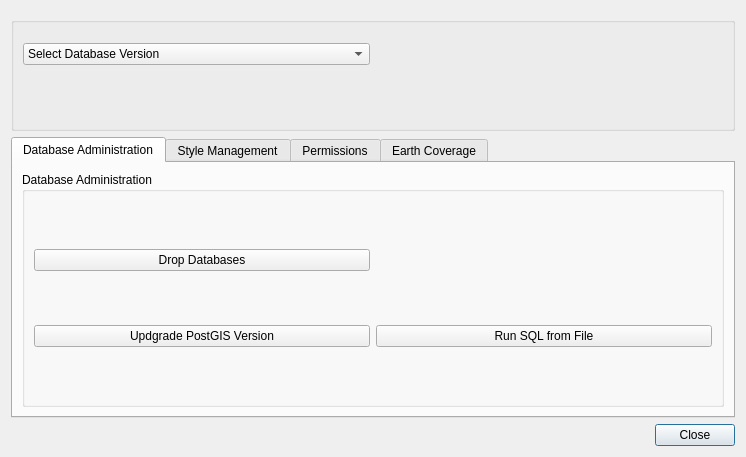
<?xml version="1.0" encoding="UTF-8"?>
<ui version="4.0">
 <class>BatchDbManager</class>
 <widget class="QDialog" name="BatchDbManager">
  <property name="geometry">
   <rect>
    <x>0</x>
    <y>0</y>
    <width>746</width>
    <height>457</height>
   </rect>
  </property>
  <property name="sizePolicy">
   <sizepolicy hsizetype="Preferred" vsizetype="MinimumExpanding">
    <horstretch>0</horstretch>
    <verstretch>0</verstretch>
   </sizepolicy>
  </property>
  <property name="windowTitle">
   <string>Manage Databases from a Server</string>
  </property>
  <layout class="QGridLayout" name="gridLayout_8">
   <item row="3" column="0">
    <layout class="QGridLayout" name="gridLayout">
     <item row="0" column="1">
      <widget class="QPushButton" name="closePushButton">
       <property name="text">
        <string>Close</string>
       </property>
      </widget>
     </item>
     <item row="0" column="0">
      <spacer name="horizontalSpacer">
       <property name="orientation">
        <enum>Qt::Horizontal</enum>
       </property>
       <property name="sizeHint" stdset="0">
        <size>
         <width>556</width>
         <height>20</height>
        </size>
       </property>
      </spacer>
     </item>
    </layout>
   </item>
   <item row="1" column="0">
    <widget class="QgsCollapsibleGroupBox" name="mGroupBox">
     <property name="sizePolicy">
      <sizepolicy hsizetype="MinimumExpanding" vsizetype="Maximum">
       <horstretch>0</horstretch>
       <verstretch>0</verstretch>
      </sizepolicy>
     </property>
     <property name="maximumSize">
      <size>
       <width>16777215</width>
       <height>400</height>
      </size>
     </property>
     <property name="toolTip">
      <string>Click to hide database selection</string>
     </property>
     <property name="saveCollapsedState" stdset="0">
      <bool>false</bool>
     </property>
     <layout class="QGridLayout" name="gridLayout_12">
      <property name="topMargin">
       <number>20</number>
      </property>
      <item row="0" column="0">
       <widget class="QComboBox" name="edgvComboFilter">
        <property name="sizePolicy">
         <sizepolicy hsizetype="MinimumExpanding" vsizetype="Fixed">
          <horstretch>0</horstretch>
          <verstretch>0</verstretch>
         </sizepolicy>
        </property>
        <item>
         <property name="text">
          <string>Select Database Version</string>
         </property>
        </item>
        <item>
         <property name="text">
          <string>Load Database Model EDGV Version 2.1.3</string>
         </property>
        </item>
        <item>
         <property name="text">
          <string>Load Database Model EDGV Version 2.1.3 Pro</string>
         </property>
        </item>
        <item>
         <property name="text">
          <string>Load Database Model EDGV Version 3.0</string>
         </property>
        </item>
        <item>
         <property name="text">
          <string>Load Database Model EDGV Version 3.0 Pro</string>
         </property>
        </item>
        <item>
         <property name="text">
          <string>Load Database Model EDGV Version FTer_2a_Ed</string>
         </property>
        </item>
        <item>
         <property name="text">
          <string>Load Other Database Models</string>
         </property>
        </item>
       </widget>
      </item>
      <item row="0" column="1">
       <spacer name="horizontalSpacer_2">
        <property name="orientation">
         <enum>Qt::Horizontal</enum>
        </property>
        <property name="sizeType">
         <enum>QSizePolicy::MinimumExpanding</enum>
        </property>
        <property name="sizeHint" stdset="0">
         <size>
          <width>200</width>
          <height>20</height>
         </size>
        </property>
       </spacer>
      </item>
      <item row="1" column="0" colspan="2">
       <widget class="CustomSelector" name="dbsCustomSelector" native="true">
        <property name="sizePolicy">
         <sizepolicy hsizetype="MinimumExpanding" vsizetype="MinimumExpanding">
          <horstretch>0</horstretch>
          <verstretch>0</verstretch>
         </sizepolicy>
        </property>
       </widget>
      </item>
     </layout>
    </widget>
   </item>
   <item row="0" column="0">
    <widget class="ExploreServerWidget" name="serverWidget" native="true">
     <property name="sizePolicy">
      <sizepolicy hsizetype="Preferred" vsizetype="Fixed">
       <horstretch>0</horstretch>
       <verstretch>0</verstretch>
      </sizepolicy>
     </property>
    </widget>
   </item>
   <item row="2" column="0">
    <widget class="QTabWidget" name="tabWidget">
     <property name="sizePolicy">
      <sizepolicy hsizetype="Expanding" vsizetype="Preferred">
       <horstretch>0</horstretch>
       <verstretch>0</verstretch>
      </sizepolicy>
     </property>
     <property name="maximumSize">
      <size>
       <width>500000</width>
       <height>500000</height>
      </size>
     </property>
     <property name="currentIndex">
      <number>0</number>
     </property>
     <widget class="QWidget" name="dbAdmin">
      <attribute name="title">
       <string>Database Administration</string>
      </attribute>
      <layout class="QGridLayout" name="gridLayout_3">
       <item row="0" column="0">
        <widget class="QGroupBox" name="groupBox_3">
         <property name="sizePolicy">
          <sizepolicy hsizetype="Preferred" vsizetype="Preferred">
           <horstretch>0</horstretch>
           <verstretch>0</verstretch>
          </sizepolicy>
         </property>
         <property name="maximumSize">
          <size>
           <width>16777215</width>
           <height>16777215</height>
          </size>
         </property>
         <property name="title">
          <string>Database Administration</string>
         </property>
         <layout class="QGridLayout" name="gridLayout_7">
          <item row="0" column="0">
           <widget class="QPushButton" name="dropDatabasePushButton">
            <property name="text">
             <string>Drop Databases</string>
            </property>
           </widget>
          </item>
          <item row="1" column="0">
           <widget class="QPushButton" name="upgradePostgisPushButton">
            <property name="text">
             <string>Updgrade PostGIS Version</string>
            </property>
           </widget>
          </item>
          <item row="1" column="1">
           <widget class="QPushButton" name="customizeFromSQLFilePushButton">
            <property name="text">
             <string>Run SQL from File</string>
            </property>
           </widget>
          </item>
         </layout>
        </widget>
       </item>
      </layout>
     </widget>
     <widget class="QWidget" name="styleManagement">
      <attribute name="title">
       <string>Style Management</string>
      </attribute>
      <layout class="QGridLayout" name="gridLayout_11">
       <item row="0" column="0">
        <widget class="QGroupBox" name="groupBox_6">
         <property name="sizePolicy">
          <sizepolicy hsizetype="Preferred" vsizetype="Preferred">
           <horstretch>0</horstretch>
           <verstretch>0</verstretch>
          </sizepolicy>
         </property>
         <property name="maximumSize">
          <size>
           <width>5000</width>
           <height>5000</height>
          </size>
         </property>
         <property name="title">
          <string>Manage Styles</string>
         </property>
         <layout class="QGridLayout" name="gridLayout_4">
          <item row="0" column="1">
           <layout class="QVBoxLayout" name="verticalLayout">
            <item>
             <widget class="QPushButton" name="importStylesPushButton">
              <property name="sizePolicy">
               <sizepolicy hsizetype="Minimum" vsizetype="Fixed">
                <horstretch>0</horstretch>
                <verstretch>0</verstretch>
               </sizepolicy>
              </property>
              <property name="text">
               <string>Import Styles</string>
              </property>
             </widget>
            </item>
            <item>
             <widget class="QPushButton" name="deleteStyles">
              <property name="sizePolicy">
               <sizepolicy hsizetype="Minimum" vsizetype="Fixed">
                <horstretch>0</horstretch>
                <verstretch>0</verstretch>
               </sizepolicy>
              </property>
              <property name="text">
               <string>Delete Styles</string>
              </property>
             </widget>
            </item>
           </layout>
          </item>
          <item row="0" column="0">
           <widget class="QTreeWidget" name="stylesTreeWidget">
            <property name="sizePolicy">
             <sizepolicy hsizetype="MinimumExpanding" vsizetype="MinimumExpanding">
              <horstretch>0</horstretch>
              <verstretch>0</verstretch>
             </sizepolicy>
            </property>
            <property name="maximumSize">
             <size>
              <width>800</width>
              <height>16777215</height>
             </size>
            </property>
            <attribute name="headerDefaultSectionSize">
             <number>100</number>
            </attribute>
            <column>
             <property name="text">
              <string>Style</string>
             </property>
            </column>
            <column>
             <property name="text">
              <string>Database</string>
             </property>
            </column>
            <column>
             <property name="text">
              <string>Class</string>
             </property>
            </column>
            <column>
             <property name="text">
              <string>Timestamp</string>
             </property>
            </column>
           </widget>
          </item>
         </layout>
        </widget>
       </item>
      </layout>
     </widget>
     <widget class="QWidget" name="permissions">
      <attribute name="title">
       <string>Permissions</string>
      </attribute>
      <layout class="QGridLayout" name="gridLayout_6">
       <item row="0" column="0">
        <widget class="QGroupBox" name="groupBox_2">
         <property name="sizePolicy">
          <sizepolicy hsizetype="Preferred" vsizetype="Preferred">
           <horstretch>0</horstretch>
           <verstretch>0</verstretch>
          </sizepolicy>
         </property>
         <property name="title">
          <string>Database Permissions</string>
         </property>
         <layout class="QGridLayout" name="gridLayout_2">
          <item row="0" column="0">
           <widget class="PermissionWidget" name="permissionWidget" native="true">
            <property name="sizePolicy">
             <sizepolicy hsizetype="Preferred" vsizetype="MinimumExpanding">
              <horstretch>0</horstretch>
              <verstretch>0</verstretch>
             </sizepolicy>
            </property>
           </widget>
          </item>
         </layout>
        </widget>
       </item>
      </layout>
     </widget>
     <widget class="QWidget" name="earthCoverage">
      <attribute name="title">
       <string>Earth Coverage</string>
      </attribute>
      <layout class="QGridLayout" name="gridLayout_10">
       <item row="0" column="0">
        <widget class="QGroupBox" name="groupBox_4">
         <property name="sizePolicy">
          <sizepolicy hsizetype="Preferred" vsizetype="Preferred">
           <horstretch>0</horstretch>
           <verstretch>0</verstretch>
          </sizepolicy>
         </property>
         <property name="title">
          <string>Line-Centroid Structure</string>
         </property>
         <layout class="QGridLayout" name="gridLayout_9">
          <item row="0" column="0">
           <widget class="EarthCoverageManagerWidget" name="earthCoverageManagerWidget" native="true"/>
          </item>
         </layout>
        </widget>
       </item>
      </layout>
     </widget>
    </widget>
   </item>
  </layout>
 </widget>
 <customwidgets>
  <customwidget>
   <class>QgsCollapsibleGroupBox</class>
   <extends>QGroupBox</extends>
   <header>qgis.gui</header>
   <container>1</container>
  </customwidget>
  <customwidget>
   <class>ExploreServerWidget</class>
   <extends>QWidget</extends>
   <header>DsgTools.gui.CustomWidgets.ConnectionWidgets.ServerConnectionWidgets.exploreServerWidget.h</header>
   <container>1</container>
  </customwidget>
  <customwidget>
   <class>CustomSelector</class>
   <extends>QWidget</extends>
   <header>DsgTools.gui.CustomWidgets.SelectionWidgets.customSelector.h</header>
   <container>1</container>
  </customwidget>
  <customwidget>
   <class>PermissionWidget</class>
   <extends>QWidget</extends>
   <header>DsgTools.gui.CustomWidgets.DatabasePropertiesWidgets.BasicPropertyWidgets.permissionWidget.h</header>
   <container>1</container>
  </customwidget>
  <customwidget>
   <class>EarthCoverageManagerWidget</class>
   <extends>QWidget</extends>
   <header>DsgTools.gui.CustomWidgets.DatabasePropertiesWidgets.BasicPropertyWidgets.earthCoverageManagerWidget.h</header>
   <container>1</container>
  </customwidget>
 </customwidgets>
 <resources/>
 <connections/>
</ui>
